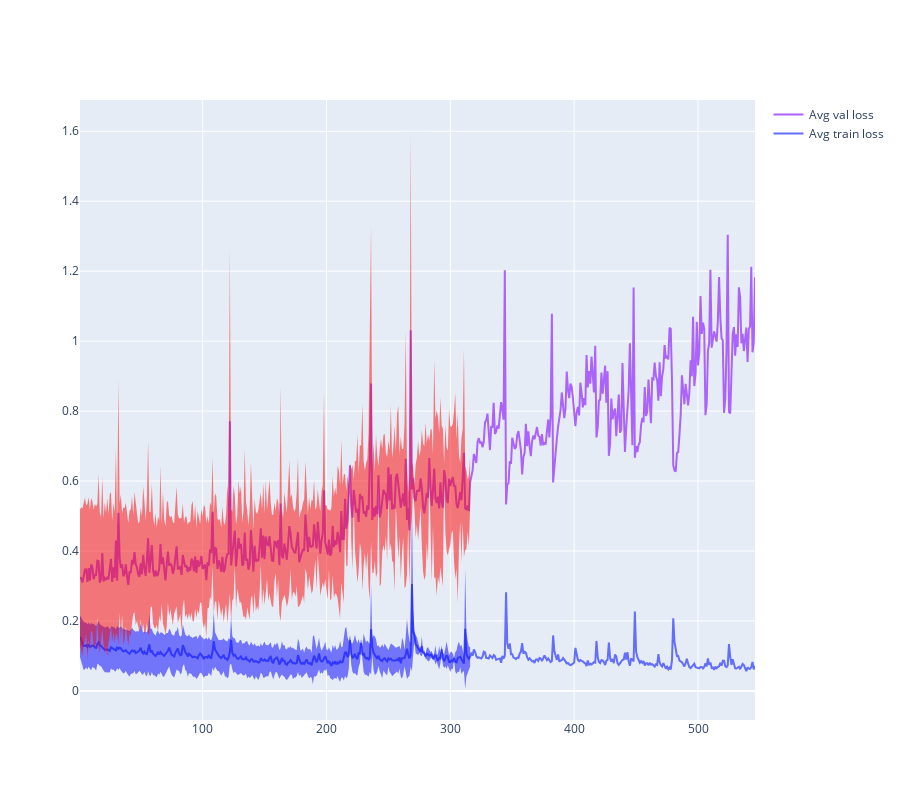

The code cell stored with this chart in its notebook:
### Code cell
# fig = px.line(df, x="epoch", y="loss", line_group="identifier", color="group", height=800)


def avg_plot(metric: str):
    fig = go.Figure()
    for x, color in (["train", "blue"], ["val", "red"]):
        df = get_df(x)
        loss_df = (
            df.group_by("epoch", maintain_order=True)
            .agg(pl.col(metric).mean().alias("avg"), pl.col(metric).std().alias("std"))
            .to_pandas()
        )
        fig.add_trace(
            go.Scatter(
                name=f"Avg {x} {metric}",
                x=loss_df["epoch"],
                y=loss_df["avg"],
                mode="lines",
            )
        )
        fig.add_trace(
            go.Scatter(
                name=f"{x}upper bound",
                x=loss_df["epoch"],
                y=loss_df["avg"] + loss_df["std"],
                line=dict(width=0),
                marker=dict(color=color),
                showlegend=False,
            )
        )
        fig.add_trace(
            go.Scatter(
                name=f"{x}lower bound",
                x=loss_df["epoch"],
                y=loss_df["avg"] - loss_df["std"],
                line=dict(width=0),
                marker=dict(color=color),
                fill="tonexty",
                showlegend=False,
            ),
        )
    fig.update_layout(hovermode="x", height=800)
    fig.show()


avg_plot("loss")

### Figure 1 — Plotly figure (JSON) as saved in the notebook; plotly's stock layout.template omitted (floating-point values rounded to 4 significant figures; data arrays with more than 128 entries replaced by an {"elided": "..."} marker saying what was removed)
{"data": [{"mode": "lines", "name": "Avg train loss", "type": "scatter", "x": {"elided": "546 int values"}, "y": {"elided": "546 float values"}}, {"line": {"width": 0}, "marker": {"color": "blue"}, "name": "trainupper bound", "showlegend": false, "type": "scatter", "x": {"elided": "546 int values"}, "y": {"elided": "546 float values"}}, {"fill": "tonexty", "line": {"width": 0}, "marker": {"color": "blue"}, "name": "trainlower bound", "showlegend": false, "type": "scatter", "x": {"elided": "546 int values"}, "y": {"elided": "546 float values"}}, {"mode": "lines", "name": "Avg val loss", "type": "scatter", "x": {"elided": "546 int values"}, "y": {"elided": "546 float values"}}, {"line": {"width": 0}, "marker": {"color": "red"}, "name": "valupper bound", "showlegend": false, "type": "scatter", "x": {"elided": "546 int values"}, "y": {"elided": "546 float values"}}, {"fill": "tonexty", "line": {"width": 0}, "marker": {"color": "red"}, "name": "vallower bound", "showlegend": false, "type": "scatter", "x": {"elided": "546 int values"}, "y": {"elided": "546 float values"}}], "layout": {"height": 800, "hovermode": "x"}}
